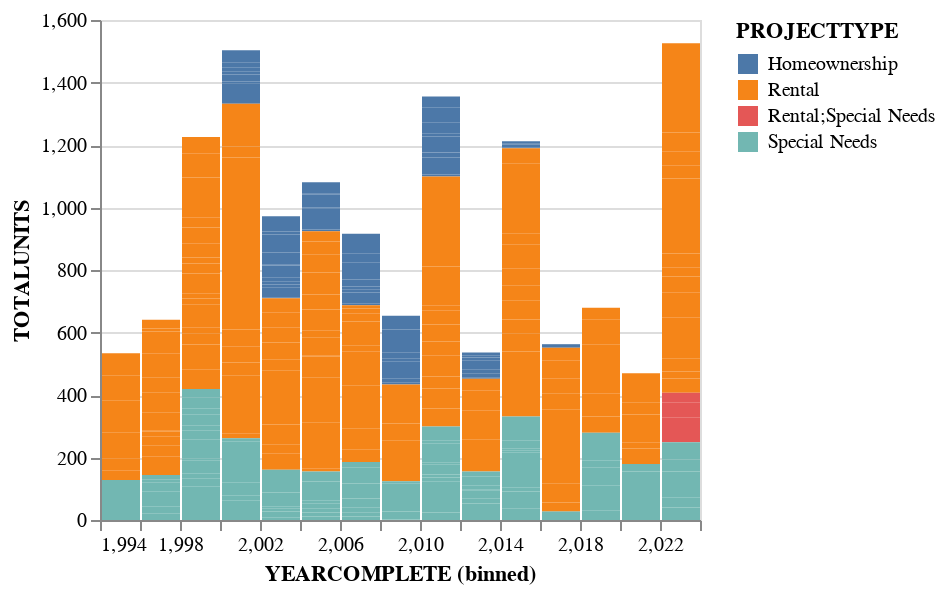

Notebook code cell kept with this figure:
### Markdown cell above
### Chart Three
 #### Using a stacked bar chart to represent the total units for different PROJECTTYPEs over binned YEARCOMPLETE periods. The bins are defined using the maxbins=20 setting, allowing a clearer view of the total housing units by type over time.

### Code cell
(
    alt.Chart(AffordableHousing)
    .mark_bar()
    .encode(
        x=alt.X("YEARCOMPLETE", bin=alt.Bin(maxbins=20)), 
        y="TOTALUNITS:Q",  
        color="PROJECTTYPE",
        tooltip=["PROJECTTYPE", alt.Tooltip("count()", title="Number of Affordable Housing Projects")],
    )
    .properties(height=250)
)

### Figure 1 — Vega-Lite specification as saved in the notebook (floating-point values rounded to 4 significant figures; data arrays with more than 128 entries replaced by an {"elided": "..."} marker saying what was removed)
{"config": {"view": {"continuousWidth": 300, "continuousHeight": 300}}, "data": {"name": "data-4d91668fbc13cdd83f7f13fd54a918b0"}, "mark": {"type": "bar"}, "encoding": {"color": {"field": "PROJECTTYPE", "type": "nominal"}, "tooltip": [{"field": "PROJECTTYPE", "type": "nominal"}, {"aggregate": "count", "title": "Number of Affordable Housing Projects", "type": "quantitative"}], "x": {"bin": {"maxbins": 20}, "field": "YEARCOMPLETE", "type": "quantitative"}, "y": {"field": "TOTALUNITS", "type": "quantitative"}}, "height": 250, "$schema": "https://vega.github.io/schema/vega-lite/v5.8.0.json", "datasets": {"data-4d91668fbc13cdd83f7f13fd54a918b0": {"elided": "439 records"}}}
